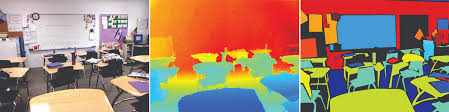
#> input picture depth.jpg, 449 x 112 px
$ python 'Save Image.py'
#> lines starting #> are read from the running program, lines starting #| are printed output that depends on the picture
'''
Contains code to do the following operations in python using openCV
-> Save Image
'''

import numpy as np
import cv2

# Reading image in grayScale
img = cv2.imread("depth.jpg", 0)
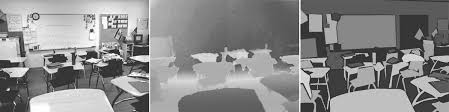
#> img: shape (112, 449); min 0, max 255, mean 138.2
#Save image
cv2.imwrite("Depth in grayScale.png", img)
cv2.destroyAllWindows()
